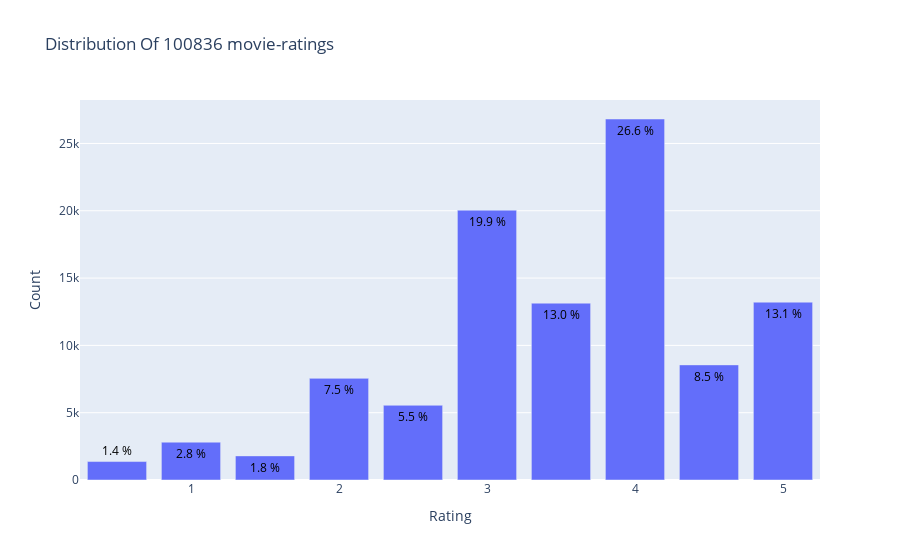

This figure's notebook cell:
### Markdown cell above
### Distribution of Ratings across `MovieIds`

### Code cell
ratings_per_movie = merged_df['rating'].groupby(merged_df['title']).sum()

print('MOST RATED MOVIES')
print(ratings_per_movie.sort_values(ascending=False))

from plotly.offline import init_notebook_mode, plot, iplot
import plotly.graph_objs as go
init_notebook_mode(connected=True)

data = merged_df['rating'].value_counts().sort_index(ascending=False)
trace = go.Bar(x = data.index,
               text = ['{:.1f} %'.format(val) for val in (data.values / merged_df.shape[0] * 100)],
               textposition = 'auto',
               textfont = dict(color = '#000000'),
               y = data.values,
               )
# Create layout
layout = dict(title = 'Distribution Of {} movie-ratings'.format(merged_df.shape[0]),
              xaxis = dict(title = 'Rating'),
              yaxis = dict(title = 'Count'))
# Create plot
fig = go.Figure(data=[trace], layout=layout)
iplot(fig)

### Figure 1 — Plotly figure (JSON) as saved in the notebook; plotly's stock layout.template omitted (floating-point values rounded to 4 significant figures)
{"data": [{"text": ["13.1 %", "8.5 %", "26.6 %", "13.0 %", "19.9 %", "5.5 %", "7.5 %", "1.8 %", "2.8 %", "1.4 %"], "textfont": {"color": "#000000"}, "textposition": "auto", "type": "bar", "x": [5, 4.5, 4, 3.5, 3, 2.5, 2, 1.5, 1, 0.5], "y": [13211, 8551, 26818, 13136, 20047, 5550, 7551, 1791, 2811, 1370]}], "layout": {"title": {"text": "Distribution Of 100836 movie-ratings"}, "xaxis": {"title": {"text": "Rating"}}, "yaxis": {"title": {"text": "Count"}}}}
